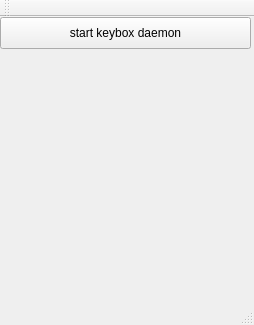
<?xml version="1.0" encoding="UTF-8"?>
<ui version="4.0">
 <class>MainWindow</class>
 <widget class="QMainWindow" name="MainWindow">
  <property name="geometry">
   <rect>
    <x>0</x>
    <y>0</y>
    <width>254</width>
    <height>325</height>
   </rect>
  </property>
  <property name="windowTitle">
   <string>Keybox daemon runner</string>
  </property>
  <widget class="QWidget" name="centralWidget">
   <widget class="QPushButton" name="startStopButton">
    <property name="geometry">
     <rect>
      <x>0</x>
      <y>0</y>
      <width>251</width>
      <height>32</height>
     </rect>
    </property>
    <property name="text">
     <string>start keybox daemon</string>
    </property>
   </widget>
  </widget>
  <widget class="QMenuBar" name="menuBar">
   <property name="geometry">
    <rect>
     <x>0</x>
     <y>0</y>
     <width>254</width>
     <height>22</height>
    </rect>
   </property>
  </widget>
  <widget class="QToolBar" name="mainToolBar">
   <attribute name="toolBarArea">
    <enum>TopToolBarArea</enum>
   </attribute>
   <attribute name="toolBarBreak">
    <bool>false</bool>
   </attribute>
  </widget>
  <widget class="QStatusBar" name="statusBar"/>
 </widget>
 <layoutdefault spacing="6" margin="11"/>
 <resources/>
 <connections/>
</ui>
